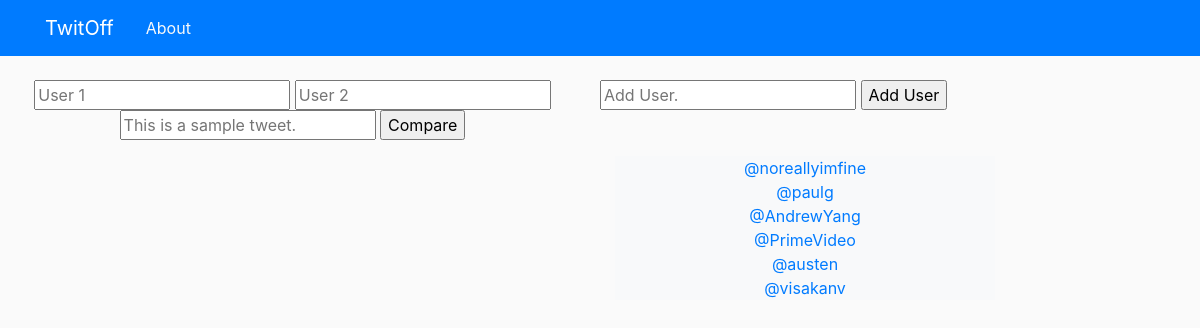
Before: / with the older database file.
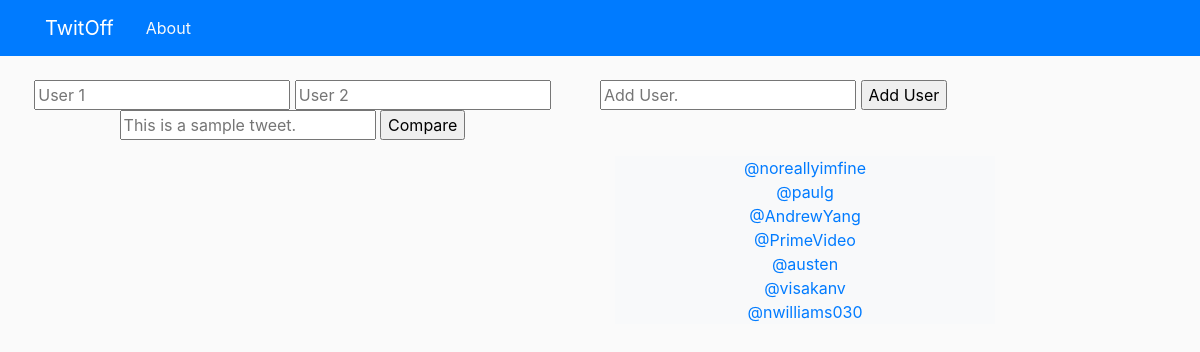
After: the same page with the newer database file.
### twitoff_app/models.py (models this page shows, shortened)
class User(DB.Model):
    id = DB.Column(DB.BigInteger, primary_key=True)
    name = DB.Column(DB.String(20), unique=True, nullable=False)
    newest_tweet_id = DB.Column(DB.BigInteger)

### twitoff_app/routes.py (the view)
@app.route('/')
def home():
    users = User.query.all()
    return render_template('home.html', title='Home', users=users)

### twitoff_app/templates/home.html (shortened to what this page needs)
{% extends "layout.html" %}
{% block content %}
<div class="row">
  <div class="col-sm-6 text-center">
    <div class="input-group">
      <form action="/predict" method="post">
        <input type="text"  name="user1" placeholder="User 1">
        <input type="text" name="user2" placeholder="User 2">
        <input type="text", name="tweet_text" placeholder="This is a sample tweet.">
        <input type="submit" value="Compare">
      </form>
    </div>
  </div>
  <div>
      <form method="post" action="/user" >
        <input type="text" name="user_name" placeholder="Add User.">
        <input type="submit" value="Add User">
      </form>
  </div>
</div>
<div class="row">
  <div class="col-sm-6"></div>
<div class="col-sm-4 md-4">
  {% for user in users %}
  <ul class="list-group">
    <a href="/user/{{ user.name }}" class="list-group-item-info bg-light text-center text-primary">@{{ user.name }}</li>
  </ul>
  {% endfor %}
</div>
</div>
{% endblock %}

### twitoff_app/templates/layout.html (shortened to what this page needs)
<html>
<head>
    <link rel="stylesheet" href="https://stackpath.bootstrapcdn.com/bootstrap/4.3.1/css/bootstrap.min.css">
    <link rel="stylesheet" type="text/css" href="{{url_for('static', filename='main.css')}}">
</head>
<body>
    <header class="site-header">
        <nav class="navbar navbar-expand-md navbar-dark bg-primary fixed-top">
            <div class="container">
                <a class="navbar-brand mr-4" href="/">TwitOff</a>
                    <div class="navbar-nav mr-auto">
                        <a class="nav-item nav-link text-light" href="/about">About</a>
                    </div>
            </div>
        </nav>
    </header>
    {% block content %}{% endblock %}
</body>
</html>

### twitoff_app/static/main.css (style rules this page uses)
body { background: #fafafa; color: #333333; margin-top: 5rem; }
.site-header .navbar-nav .nav-link { color: #cbd5db; }

Changed rows visible on the page:
added User: name "nwilliams030"
